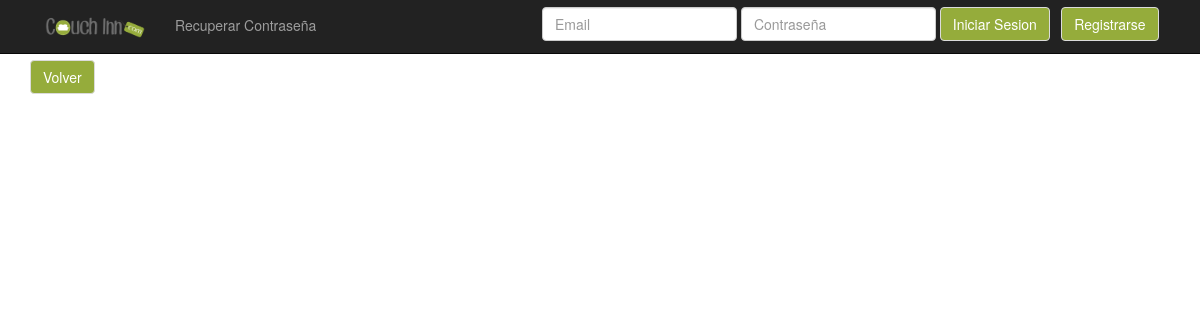
The page /listadoPuntajes.php?idCouch=2 on the database as committed earlier.
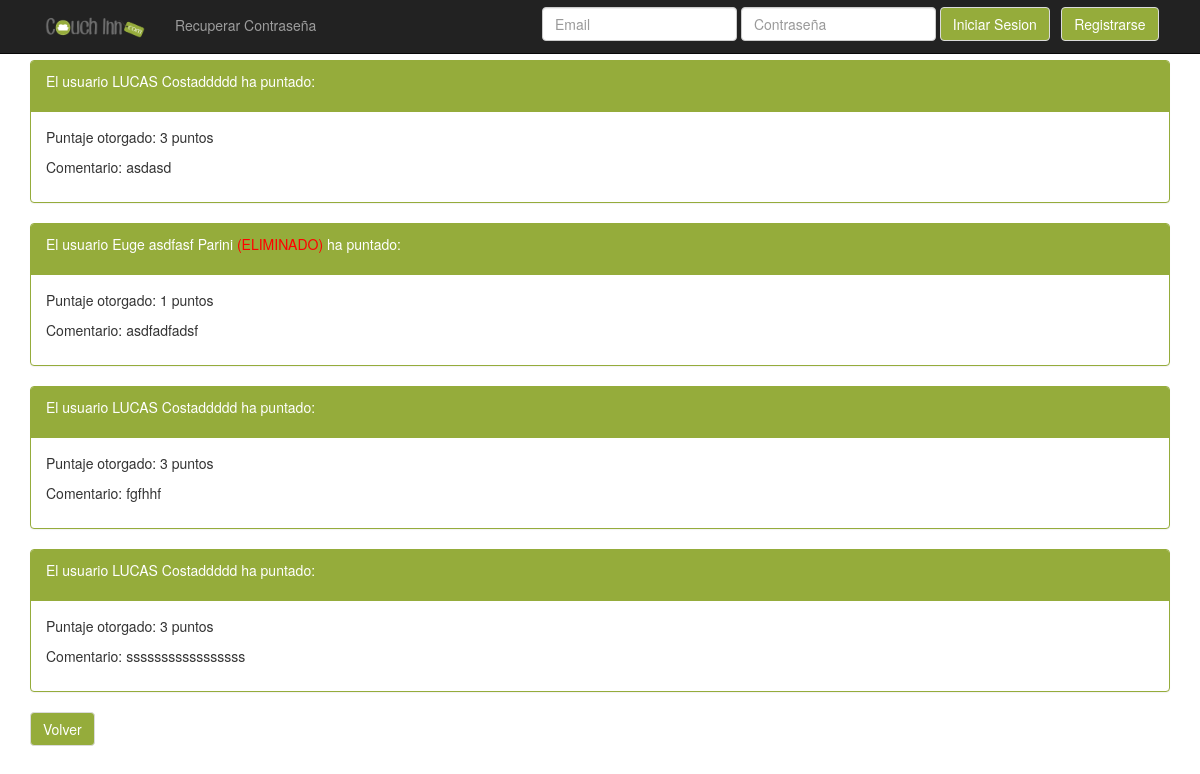
The same page on the database as committed later.
### tables this page shows
CREATE TABLE IF NOT EXISTS `puntoscouch` (
  `id_puntoscouch` int(100) NOT NULL AUTO_INCREMENT,
  `id_usuario` int(100) NOT NULL,
  `id_couch` int(100) NOT NULL,
  `comentario` text,
  `puntaje` int(3) NOT NULL,
  PRIMARY KEY (`id_puntoscouch`),
  KEY `id_usuario` (`id_usuario`),
  KEY `id_couch` (`id_couch`)
);

CREATE TABLE IF NOT EXISTS `usuario` (
  `id_usuario` int(100) NOT NULL AUTO_INCREMENT,
  `email` varchar(30) NOT NULL,
  `nombre` varchar(35) NOT NULL,
  `apellido` varchar(75) NOT NULL,
  `fnac` date NOT NULL,
  `telefono` varchar(25) NOT NULL,
  `clave` varchar(15) NOT NULL,
  `eliminado` int(11) NOT NULL DEFAULT '0',
  PRIMARY KEY (`id_usuario`) USING BTREE
);

### listadoPuntajes.php (the view, shortened to what this page needs)
<!DOCTYPE html>
<html>
<head>
    <link href="bootstrap/css/bootstrap.min.css" rel="stylesheet">
    <link href="default.css" rel="stylesheet"><link rel="icon" href="img/logo.png">
</head>
<body>
<?php
include("navbar.php");
?>
<div class="container">
    <?php
         include_once("conectarBD.php");
        $queryPuntajes="SELECT nombre,apellido,comentario,puntaje FROM puntoscouch INNER JOIN usuario ON (puntoscouch.id_usuario = usuario.id_usuario) WHERE puntoscouch.id_couch='".$_GET['idCouch']."'";
        $consultaPuntajes= mysqli_query($conexion, $queryPuntajes);
        while ($puntajes = mysqli_fetch_array($consultaPuntajes)){
    ?>
    <div class="panel panel-primary ">
        <div class="panel-heading">
            <p> El usuario <?php echo($puntajes['nombre']." ".$puntajes['apellido']);?> ha puntado: </p>
        </div>
        <div class="panel-body">
            <p> Puntaje otorgado: <?php echo($puntajes['puntaje']); ?> puntos</p>
            <p> Comentario:
                <?php
                if(!isset($puntajes['comentario'])) {
                    echo("El usuario no ha realizado ningún comentario");
                } else {
                   echo($puntajes['comentario']);
                }
                ?>
            </p>
        </div>
    </div>
    <?php } ?>
    <a class="btn btn-primary" href=<?php echo("detalle_couch.php?id=".$_GET['idCouch']); ?>>Volver</a>
</div>
</body>
</html>

Rows that differ between the two databases and show on the page:
added puntoscouch: id_usuario.nombre "LUCAS", id_usuario.apellido "Costaddddd", puntaje "3", comentario "asdasd"
added puntoscouch: id_usuario.nombre "Euge asdfasf", id_usuario.apellido "Parini (ELIMINADO)", puntaje "1", comentario "asdfadfadsf"
added puntoscouch: id_usuario.nombre "LUCAS", id_usuario.apellido "Costaddddd", puntaje "3", comentario "fgfhhf"
added puntoscouch: id_usuario.nombre "LUCAS", id_usuario.apellido "Costaddddd", puntaje "3", comentario "sssssssssssssssss"
